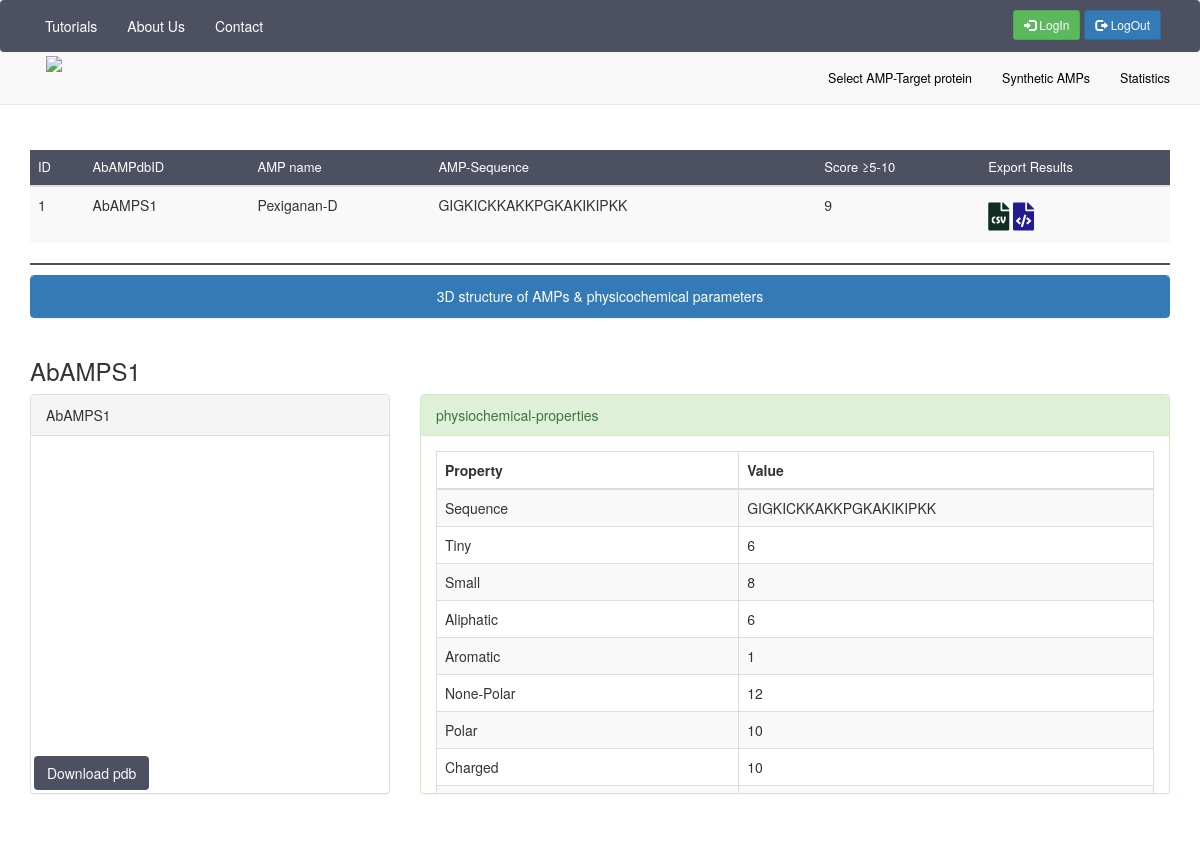
Page /synthetic/synthetic/1 on the earlier database version.
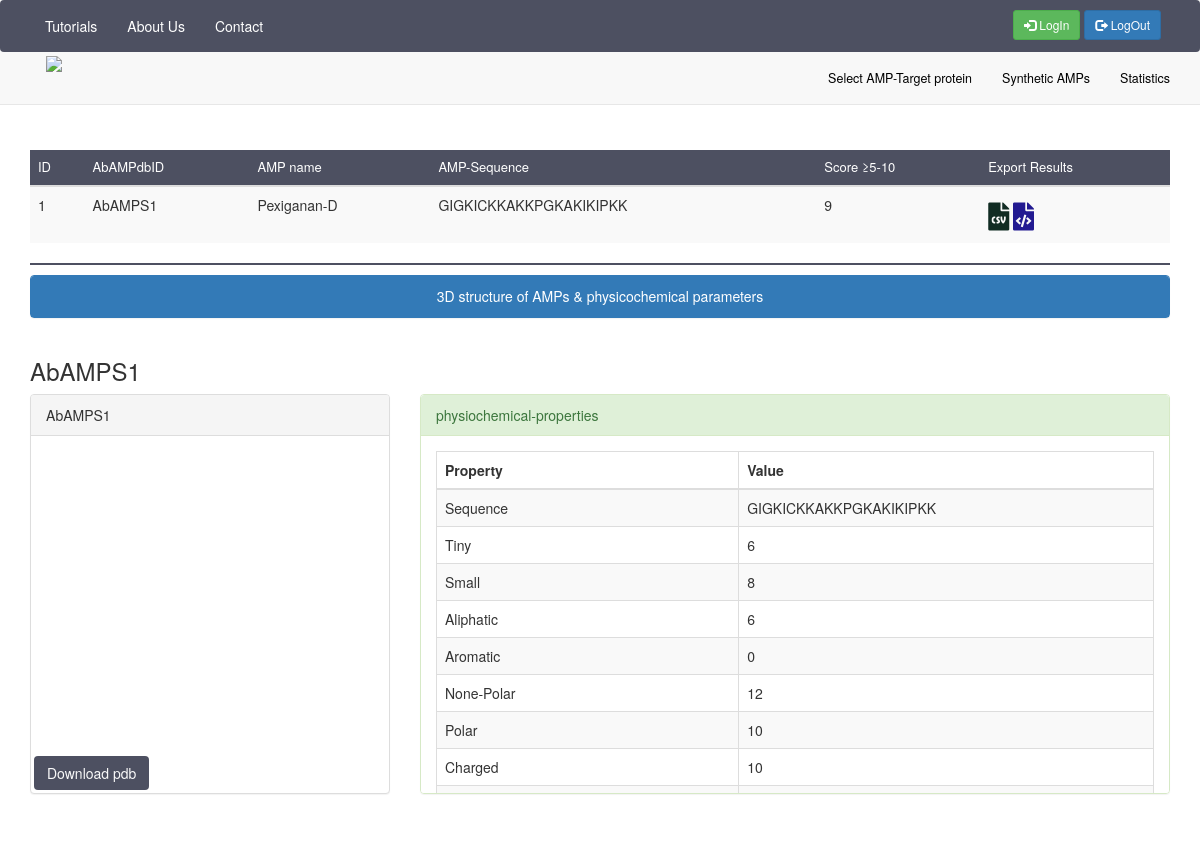
Same page on the later database version.
### synthetic/models.py (models this page shows, shortened)
class Synthetic(models.Model):
    starget_protein = models.ForeignKey(
        Stargetproteins, on_delete=models.SET_NULL, null=True, blank=True)
    sdock = models.ManyToManyField('Sdock', related_name='sdock')
    title = models.CharField(("Title"), max_length=255)
    name = models.CharField(("Name"), max_length=255)
    s = models.CharField(
        ("Synthetic_sequence"), max_length=500)
    synthetic_Tiny = models.IntegerField(("Tiny"))
    synthetic_Small = models.IntegerField(("Small"))
    synthetic_Aliphtic = models.IntegerField(("Synthetic_aliphatic"))
    synthetic_Aromatic = models.IntegerField(("Synthetic_aromatic"))
    synthetic_non_polar = models.IntegerField(("Synthetic_Non_Polar-aa"))
    synthetic_polar = models.IntegerField(("Synthetic_Polar-aa"))
    synthetic_charged_aa = models.IntegerField(("Synthetic_Charged-aa"))
    synthetic_basic = models.IntegerField(("Synthetic_Basic-aa"))
    synthetic_acidic = models.CharField(
        ("Synthetic_Acidic-aa"), max_length=255)
    synthetic_mol_weight_tiny = models.FloatField(
        ("Synthetic_Mole%-Tiny_aa"), max_length=255)
    synthetic_mol_weight_small = models.FloatField(
        ("Synthetic_Mole%-Small_aa"), max_length=255)
    synthetic_mol_weight_apliphatic = models.FloatField(
        ("Synthetic_Mole%-Aliphtic_aa"), max_length=255)
    synthetic_mol_weight_aromatic = models.CharField(
        ("Synthetic_Mole%-Aromatic_aa"), max_length=255)
    synthetic_mol_weight_non_polar = models.FloatField(
        ("Synthetic_Mole%-Non_Polar_aa"), max_length=255)
    synthetic_mol_weight_polar = models.FloatField(
        ("Synthetic_Mole%-Polar_aa"), max_length=255)
    synthetic_mol_weight_charged = models.FloatField(
        ("Synthetic_Mole%-Charged_aa"), max_length=255)
    synthetic_mol_weight_basic = models.FloatField(
        ("Synthetic_Mole%-Basic_aa"), max_length=255, default=None)
    synthetic_mol_weight_acidic = models.IntegerField(
        ("Synthetic_Mole%-Acidic_aa"), default=None)
    synthetic_molecular_weight = models.FloatField(
        ("Synthetic_mw"), max_length=255, default=None)
    synthetic_length = models.IntegerField(("Synthetic_length"), default=None)
    synthetic_charge = models.FloatField(
        ("Synthetic_Charge"), max_length=255, default=None)
    synthetic_isolelectric_point = models.FloatField(
        ("Synthetic_Isolelectric point"), max_length=255)
    synthetic_aliphatic_Index = models.FloatField(
        ("Synthetic_Aliphatic Index"), max_length=255, default=None)
    synthetic_instability_Index = models.FloatField(
        ("Synthetic_Instability Index"), max_length=255)
    synthetic_bomanIndex = models.FloatField(
        ("Synthetic_BomanIndex"), max_length=255)
    synthetic_hydrophobicity = models.FloatField(
        ("Synthetic_Hydrophobicity"), max_length=255)
    synthetic_hydrophobic_moment = models.FloatField(
        ("Synthetic_Hydrophobic moment"), max_length=255)
    synthetic_toxicity = models.CharField(
        ("Synthetic_Toxicity"), max_length=255, default=None)
    synthetic_hemolytic_activity = models.FloatField(
        ("Synthetic_Hemolytic activity"), max_length=255)
    synthetic_score = models.IntegerField(("Synthetic_Score"), default=None)
    synthetic_pdb_name = models.CharField(
        ("Synthetic_PDBName"), max_length=255, default=None)

### synthetic/views.py (the view)
# urls.py: path("synthetic/<int:synthetic_id>", views.submit_synthetic, name='submit_synthetic'),
def submit_synthetic(request, synthetic_id):
    synthetic = Synthetic.objects.get(pk=synthetic_id)
    return render(request, "synthetic/synthetic.html", {
        "synthetic": synthetic,
    })

### synthetic/templates/synthetic/synthetic.html (shortened to what this page needs)
{% extends 'base.html' %} {% block content %} {% load static %}
<head>
    <link rel="stylesheet" href="https://cdnjs.cloudflare.com/ajax/libs/OwlCarousel2/2.3.4/assets/owl.carousel.min.css"
    />
    <link rel="stylesheet" href="https://cdnjs.cloudflare.com/ajax/libs/OwlCarousel2/2.3.4/assets/owl.theme.default.min.css"
 />
    <link rel="stylesheet" href="https://cdnjs.cloudflare.com/ajax/libs/OwlCarousel2/2.3.4/assets/owl.carousel.min.css"
    />
    <link rel="stylesheet" href="https://cdnjs.cloudflare.com/ajax/libs/OwlCarousel2/2.3.4/assets/owl.theme.default.min.css"
 />
    <link rel="stylesheet" href="https://cdnjs.cloudflare.com/ajax/libs/font-awesome/4.7.0/css/font-awesome.min.css">
    <link rel="stylesheet" href="https://cdnjs.cloudflare.com/ajax/libs/font-awesome/5.15.3/css/all.min.css">
</head>
<table class="table table-striped w-auto" id="myTable">
    <thead style="background-color: #4D5061; color: white;" font-weight="normal" font-size="small">
        <tr>
            <th scope="col" style="font-size: small; font-weight: normal;">ID</th>
            <th scope="col" style="font-size: small; font-weight: normal;">AbAMPdbID</th>
            <th scope="col" style="font-size: small; font-weight: normal;">AMP name</th>
            <th scope="col" style="font-size: small; font-weight: normal;">AMP-Sequence</th>
            <th scope="col" style="font-size: small; font-weight: normal;">Score ≥5-10</th>
            <th scope="col" style="font-size: small; font-weight: normal;">Export Results</th>
        </tr>
    </thead>
    <tbody>
        <tr class="table-info">
            <td>{{ synthetic.id }}</td>
            <td>{{ synthetic.title }}</td>
            <td>{{ synthetic.name }}</td>
            <td>{{ synthetic.s }}</td>
            <td>{{ synthetic.synthetic_score }}</td>
            <td><button onclick="tableToCSV()" style="background-color: #f9f9f9; font-size:28px; margin: 0; padding: 0;"><i class="fas fa-file-csv" style="color: rgb(17, 44, 35); margin-top: -10px;"></i></button>
                <button onclick="tableToXML()" style="background-color: #f9f9f9; font-size: 28px; margin: 0; padding: 0;">
                    <i class="fas fa-file-code" style="color: rgb(34, 26, 145); margin-top: -10px;"></i>
                  </button>
            </td>
    </tbody>
</table>
<hr />
<body>
    <div class="row">
        <div class="col-md-12 col-sm-12 col-xs-20">
            <div class="panel panel-primary">
                <div class="panel-heading" align="center">
                    3D structure of AMPs & physicochemical parameters
                </div>
            </div>
        </div>
    </div>
    <h3>{{ synthetic.title }}</h3>
    <div class="row">
        <div class="col-md-4 col-sm-4 col-xs-12">
            <div class="panel panel-default" style="height: 400px;">
                <div class="panel-heading">
                    {{ synthetic.title }}
                </div>
                <div>
                    <div id="container-01" class="mol-container"></div>
                    <div>
                        <a style="background-color: #4D5061; color: #f9f9f9; margin: 20px; margin-left: 3px;" role="button" href='/synthetic/static/{{ synthetic.synthetic_pdb_name }}' download='/synthetic/static/{{ synthetic.synthetic_pdb_name }}' class="btn btn-light text-dark ml-0">
                            Download pdb
                        </a></div>
                </div>
            </div>
        </div>
        <div class="col-md-8 col-sm-8 col-xs-12">
            <div class="panel panel-success" style="height: 400px;overflow: scroll;">
                <div class="panel-heading">
                    physiochemical-properties
                </div>
                <div class="panel-body">
                    <div class="table-responsive">
                        <table class="table table-striped table-bordered table-hover" id="table_1">
                            <thead>
                                <tr>
                                    <th>Property</th>
                                    <th>Value</th>
                                </tr>
                            </thead>
                            <tbody>
                                <tr>
                                    <td>Sequence</td>
                                    <td>{{ synthetic.s }}</td>
                                </tr>
                                <tr>
                                    <td>Tiny</td>
                                    <td>{{ synthetic.synthetic_Tiny }}</td>
                                </tr>
                                <tr>
                                    <td>Small</td>
                                    <td>{{ synthetic.synthetic_Small }}</td>
                                </tr>
                                <tr>
                                    <td>Aliphatic</td>
                                    <td>{{ synthetic.synthetic_Aliphtic }}</td>
                                </tr>
                                <tr>
                                    <td>Aromatic</td>
                                    <td>{{ synthetic.synthetic_Aromatic }}</td>
                                </tr>
                                <tr>
                                    <td>None-Polar</td>
                                    <td>{{ synthetic.synthetic_non_polar }}</td>
                                </tr>
                                <tr>
                                    <td>Polar</td>
                                    <td>{{ synthetic.synthetic_polar }}</td>
                                </tr>
                                <tr>
                                    <td>Charged</td>
                                    <td>{{ synthetic.synthetic_charged_aa }}</td>
                                </tr>
                                <tr>
                                    <td>Basic</td>
                                    <td>{{ synthetic.synthetic_basic }}</td>
                                </tr>
                            </tbody>
                        </table>
                    </div>
                </div>
            </div>
        </div>
    </div>
{% endblock %}

### templates/base.html (shortened to what this page needs)
<!DOCTYPE html>
<html lang="en">
{% load static %}
<link href="//maxcdn.bootstrapcdn.com/bootstrap/3.3.0/css/bootstrap.min.css" rel="stylesheet" id="bootstrap-css">
<nav class="navbar navbar-default navbar-doublerow navbar-trans navbar-fixed-top">
    <nav class="navbar navbar-top">
        <div class="container">
            <ul class="nav navbar-nav pull-left">
                <li>
                    <a class="nav-link" href=" {% url 'abampdb:tutorial' %}">Tutorials</a></li>
                <li><a class="nav-link " href="{% url 'abampdb:about_us' %}">About Us</a></li>
                <li><a class="nav-link " href="{% url 'abampdb:contact' %}">Contact</a></li>
            </ul>
            <ul class="nav navbar-nav pull-right " style="padding:9px; ">
                <a href="{% url 'abampdb:login' %} " class="btn btn-sm btn-success "><span class="glyphicon glyphicon-log-in "></span> LogIn</a>
                <a href="{% url 'abampdb:logout' %} " class="btn btn-sm btn-primary "><span class="glyphicon glyphicon-log-out "></span> LogOut</a>
            </ul>
        </div>
    </nav>
    <nav class="navbar navbar-down ">
        <div class="container ">
            <div class="flex-container ">
                <div class="navbar-header flex-item ">
                    <a class="navbar-brand " href="{% url 'abampdb:index' %} ">
                        <img src="{% static 'img/logo.png' %} " width="120 ">
                    </a>
                </div>
                <div class="collapse navbar-collapse " id="navbar-collapse ">
                    <ul class="nav navbar-nav flex-item hidden-xs navbar-right ">
                        <li><a href="{% url 'abampdb:search' %} " data-toggle="tab">Select AMP-Target protein</a></li>
                        <li><a href="{% url 'synthetic:synthetic' %}" data-toggle="tab">Synthetic AMPs</a></li>
                        <li><a href="{% url 'abampdb:stats' %} " data-toggle="tab">Statistics</a></li>
                    </ul>
                </div>
            </div>
        </div>
    </nav>
</nav>
<div class="container ">
    {% block content %} {% endblock %}

### templates/base.html (style rules this page uses)
.navbar-top { background: #4D5061; border-bottom: 4px solid #60B078; color: #FFF; color: rgb(255, 255, 255); }
.nav-link { color: white; }
.navbar-doublerow>.navbar { display: block; padding: 0px auto; margin: 0px auto; min-height: 25px; }
.navbar-doublerow .navbar-top ul>li:first-child>a { color: #fff; }
.navbar-doublerow .navbar-top ul>li:nth-child(2)>a { color: #fff; }
.navbar-doublerow .navbar-top ul>li:nth-child(3)>a { color: #fff; }
.navbar-doublerow .navbar-down .navbar-brand { padding: 0px auto; float: left; color: #60B078; font-size: 30px; }
.navbar-doublerow .navbar-down ul>li>a { font-size: 12.5px; color: #000; }
.navbar-brand { position: absolute; left: 10%; margin-top: -12px; transform: translateX(-50%); }

### synthetic/templates/synthetic/synthetic.html (style rules this page uses)
hr { border: 1px solid #4D5061; margin: 10px 0; }
#container-01 { width: 90%; height: 300px; position: relative; left: 10px; top: 10px; bottom: 50px; }
a:link { text-decoration: none; }
body { padding-top: 150px; }
button { background-color: #4B6887; color: white; border: none; padding: 10px 20px; text-align: center; text-decoration: none; display: inline-block; font-size: 16px; margin: 4px 2px; cursor: pointer; }

Differences in the rows shown:
changed Synthetic "AbAMPS1": synthetic_Aromatic "1" → "0"
